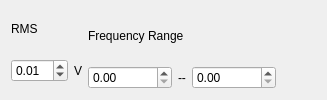
            <widget class="QWidget" name="random_excitation_tab">
             <attribute name="title">
              <string>Random</string>
             </attribute>
             <layout class="QHBoxLayout" name="horizontalLayout_5">
              <item>
               <layout class="QVBoxLayout" name="random_rms_layout">
                <item>
                 <widget class="QLabel" name="random_rms_label">
                  <property name="text">
                   <string>RMS</string>
                  </property>
                 </widget>
                </item>
                <item>
                 <layout class="QHBoxLayout" name="random_rms_selector_layout">
                  <item>
                   <widget class="QDoubleSpinBox" name="random_rms_selector">
                    <property name="toolTip">
                     <string>&lt;html&gt;&lt;head/&gt;&lt;body&gt;&lt;p&gt;&lt;span style=&quot; font-weight:600;&quot;&gt;Random RMS&lt;/span&gt;&lt;/p&gt;&lt;p&gt;RMS voltage level of the Random signal&lt;/p&gt;&lt;/body&gt;&lt;/html&gt;</string>
                    </property>
                    <property name="keyboardTracking">
                     <bool>false</bool>
                    </property>
                    <property name="maximum">
                     <double>10.000000000000000</double>
                    </property>
                    <property name="value">
                     <double>0.010000000000000</double>
                    </property>
                   </widget>
                  </item>
                  <item>
                   <widget class="QLabel" name="random_rms_selector_label">
                    <property name="text">
                     <string>V</string>
                    </property>
                   </widget>
                  </item>
                 </layout>
                </item>
               </layout>
              </item>
              <item>
               <layout class="QVBoxLayout" name="random_frequency_range_layout">
                <item>
                 <widget class="QLabel" name="random_frequency_range_label">
                  <property name="text">
                   <string>Frequency Range</string>
                  </property>
                 </widget>
                </item>
                <item>
                 <layout class="QHBoxLayout" name="random_frequency_range_selector_layout">
                  <item>
                   <widget class="QDoubleSpinBox" name="random_min_frequency_selector">
                    <property name="toolTip">
                     <string>&lt;html&gt;&lt;head/&gt;&lt;body&gt;&lt;p&gt;&lt;span style=&quot; font-weight:600;&quot;&gt;Random Minimum Frequency&lt;/span&gt;&lt;/p&gt;&lt;p&gt;Minimum frequency cutoff for the random vibration signal.&lt;/p&gt;&lt;/body&gt;&lt;/html&gt;</string>
                    </property>
                    <property name="keyboardTracking">
                     <bool>false</bool>
                    </property>
                    <property name="maximum">
                     <double>999999.000000000000000</double>
                    </property>
                   </widget>
                  </item>
                  <item>
                   <widget class="QLabel" name="random_frequency_range_selector_label">
                    <property name="text">
                     <string>--</string>
                    </property>
                   </widget>
                  </item>
                  <item>
                   <widget class="QDoubleSpinBox" name="random_max_frequency_selector">
                    <property name="toolTip">
                     <string>&lt;html&gt;&lt;head/&gt;&lt;body&gt;&lt;p&gt;&lt;span style=&quot; font-weight:600;&quot;&gt;Random Maximum Frequency&lt;/span&gt;&lt;/p&gt;&lt;p&gt;Maximum frequency cutoff for the random vibration signal.&lt;/p&gt;&lt;/body&gt;&lt;/html&gt;</string>
                    </property>
                    <property name="keyboardTracking">
                     <bool>false</bool>
                    </property>
                    <property name="maximum">
                     <double>999999.000000000000000</double>
                    </property>
                   </widget>
                  </item>
                 </layout>
                </item>
               </layout>
              </item>
              <item>
               <spacer name="random_spacer">
                <property name="orientation">
                 <enum>Qt::Horizontal</enum>
                </property>
                <property name="sizeHint" stdset="0">
                 <size>
                  <width>40</width>
                  <height>20</height>
                 </size>
                </property>
               </spacer>
              </item>
             </layout>
            </widget>
